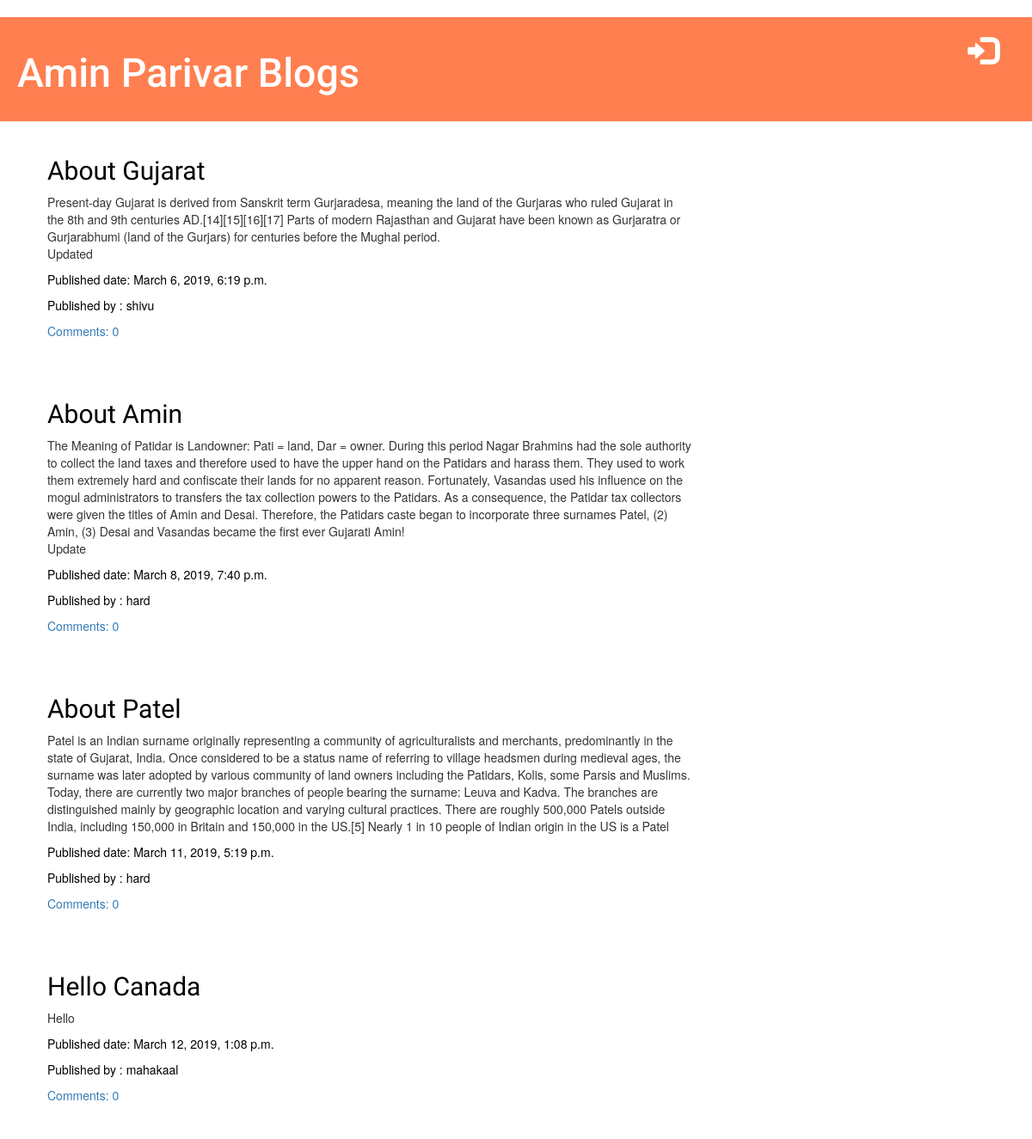
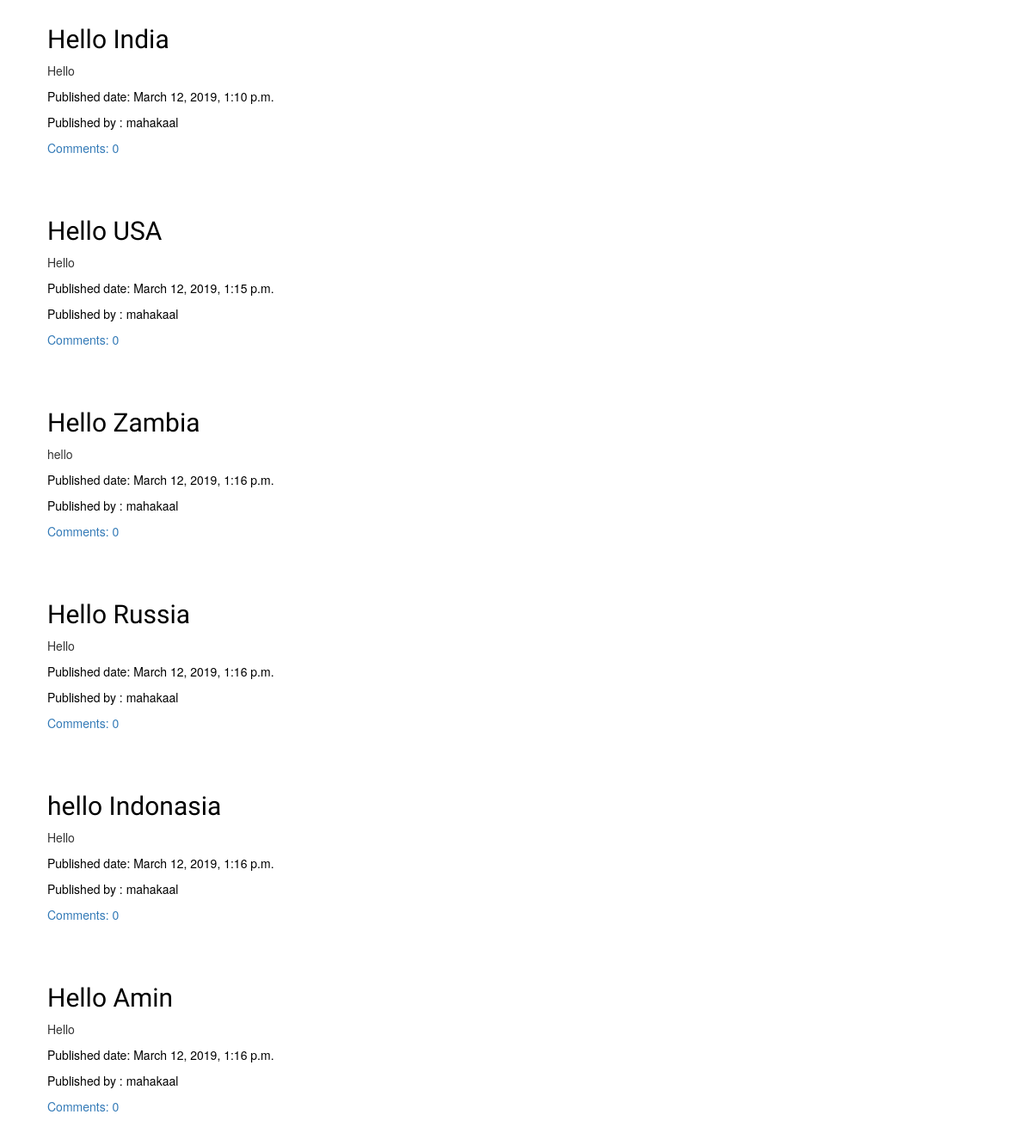
The app's page /, older data (2 pictures, top to bottom).
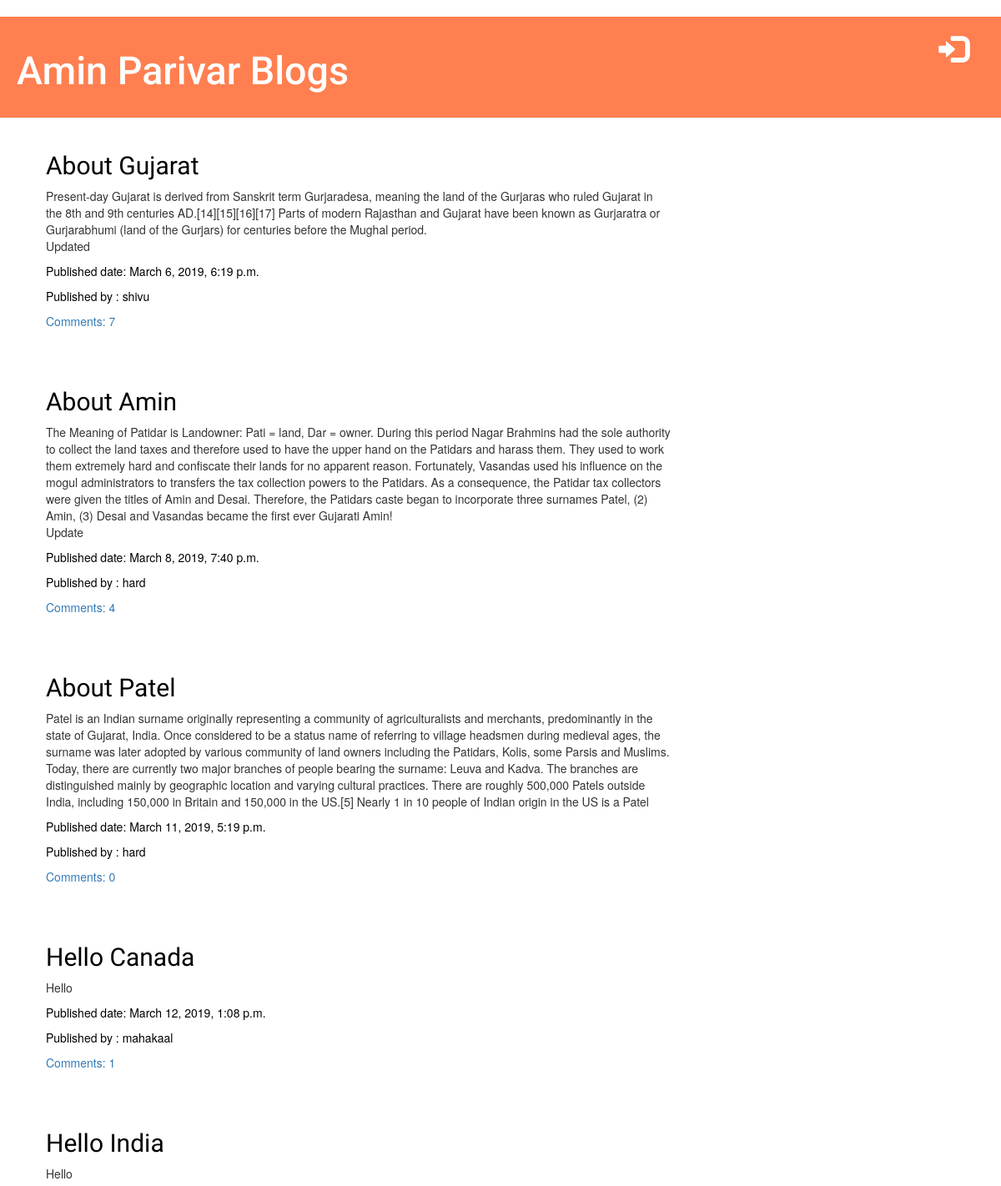
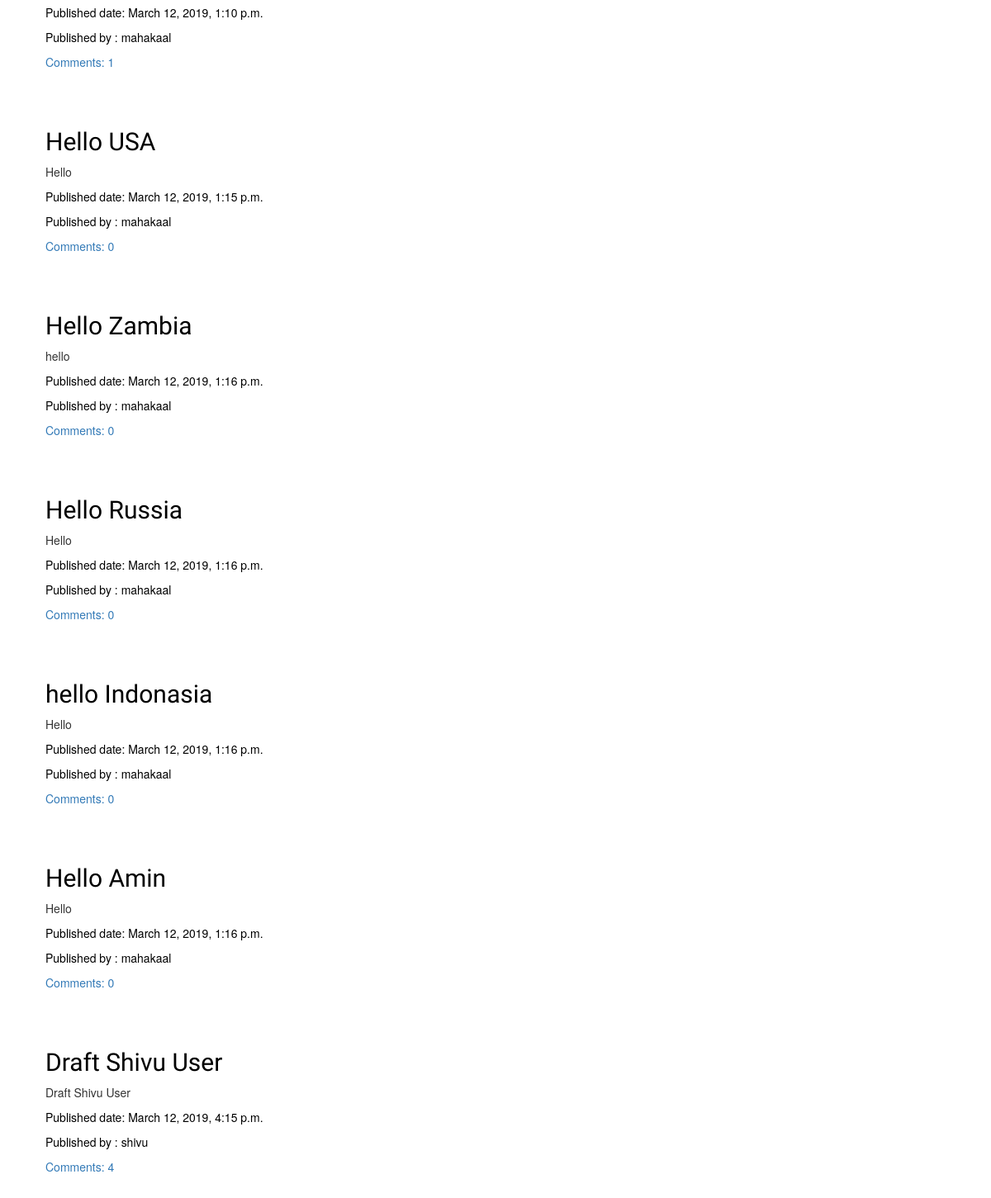
The same page, newer data (2 pictures, top to bottom).
### blog/models.py (models this page shows, shortened)
class Post (models.Model):
    author = models.ForeignKey(settings.AUTH_USER_MODEL, on_delete=models.CASCADE)
    title = models.CharField(max_length = 200)
    text = models.TextField()
    created_date = models.DateTimeField(default=timezone.now)
    published_date = models.DateTimeField(blank=True, null = True)

### blog/views.py (the view)
# urls.py: path('',views.post_list,name='post_list'),
def post_list(request):
    posts = Post.objects.filter(published_date__lte=timezone.now()).order_by('published_date')
    return render(request,'blog/post_list.html', {'posts' : posts})

### blog/templates/blog/post_list.html
          {% extends 'blog/base.html' %}
          {% block content %}
            {% for post in posts %}
                    <div class="post">
                    <h2><a href="{% url 'post_detail' pk=post.pk %}">{{ post.title }}</a></h2>
                    <p>{{ post.text|linebreaksbr }}</p>
                    <div class="date">
                        <p>Published date: {{ post.published_date }}</p>
                        <p>Published by  : {{ post.author }}</p>
                    </div>
                    <a href="{% url 'post_detail' pk=post.pk %}">Comments: {{ post.comments.count }}</a>
                </div>
            {% endfor %}
          {% endblock %}

Row changes from the older to the newer data that the page shows:
computed for Post "About Gujarat": comments.count "0" → "7"
computed for Post "About Amin": comments.count "0" → "4"
computed for Post "Hello Canada": comments.count "0" → "1"
computed for Post "Hello India": comments.count "0" → "1"
now on this page (row edited): Post: title "Draft Shivu User", text "Draft Shivu User", published_date "March 12, 2019, 4:15 p.m.", author "shivu", comments.count "4"
